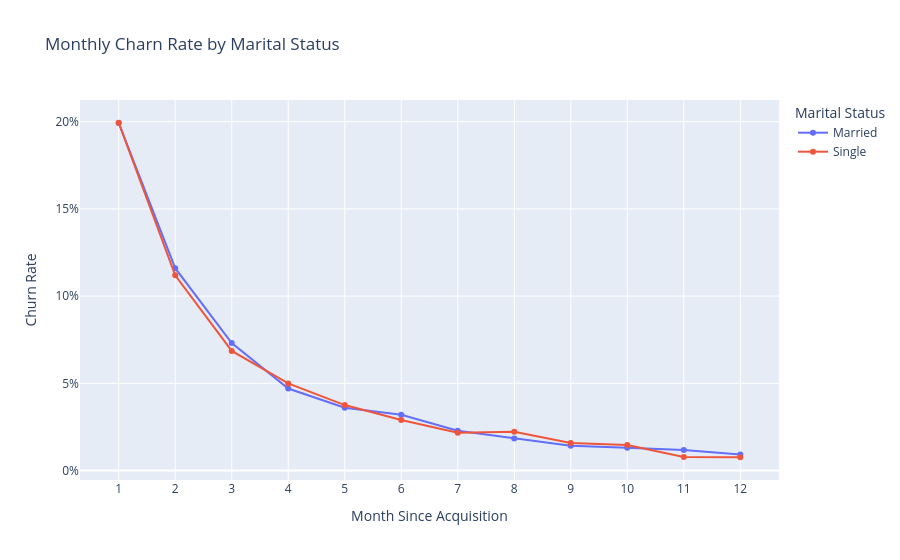

Notebook code for this chart:
### Code cell
fig=px.line(
    marital_status_data,
    x='month_churned',
    y='churn_rate',
    color='marital_status',
    markers=True,
    title='Monthly Charn Rate by Marital Status',
    labels={
        'month_churned':'Month Since Acquisition',
        'churn_rate':'Churn Rate',
        'marital_status':'Marital Status'
    }
)
fig.update_layout(
    yaxis_tickformat=".0%",
    xaxis=dict(dtick=1),
    hovermode="x unified"
)

fig.show()

### Figure 1 — Plotly figure (JSON) as saved in the notebook; plotly's stock layout.template omitted (floating-point values rounded to 4 significant figures)
{"data": [{"hovertemplate": "Marital Status=Married<br>Month Since Acquisition=%{x}<br>Churn Rate=%{y}<extra></extra>", "legendgroup": "Married", "line": {"color": "#636efa", "dash": "solid"}, "marker": {"symbol": "circle"}, "mode": "lines+markers", "name": "Married", "orientation": "v", "showlegend": true, "type": "scatter", "x": [1.0, 2.0, 3.0, 4.0, 5.0, 6.0, 7.0, 8.0, 9.0, 10.0, 11.0, 12.0], "xaxis": "x", "y": [0.1993, 0.116, 0.07307, 0.04702, 0.03603, 0.03196, 0.0228, 0.01832, 0.01425, 0.01303, 0.01181, 0.009159], "yaxis": "y"}, {"hovertemplate": "Marital Status=Single<br>Month Since Acquisition=%{x}<br>Churn Rate=%{y}<extra></extra>", "legendgroup": "Single", "line": {"color": "#EF553B", "dash": "solid"}, "marker": {"symbol": "circle"}, "mode": "lines+markers", "name": "Single", "orientation": "v", "showlegend": true, "type": "scatter", "x": [1.0, 2.0, 3.0, 4.0, 5.0, 6.0, 7.0, 8.0, 9.0, 10.0, 11.0, 12.0], "xaxis": "x", "y": [0.1994, 0.1119, 0.06858, 0.04995, 0.03753, 0.02893, 0.02173, 0.02229, 0.0158, 0.01467, 0.007761, 0.00762], "yaxis": "y"}], "layout": {"hovermode": "x unified", "legend": {"title": {"text": "Marital Status"}, "tracegroupgap": 0}, "title": {"text": "Monthly Charn Rate by Marital Status"}, "xaxis": {"anchor": "y", "domain": [0, 1], "dtick": 1, "title": {"text": "Month Since Acquisition"}}, "yaxis": {"anchor": "x", "domain": [0, 1], "tickformat": ".0%", "title": {"text": "Churn Rate"}}}}
